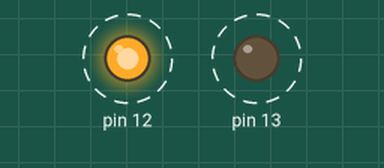
Recording of a sketch running on a simulated Arduino Uno, built with avr-gcc and run on an emulated ATmega328P. Shown: output pins drawn as LEDs (lit = HIGH). Dashed ring = blinking.

Above: at 0.05 s.
Timing chart, 0 to 3.0 s (numbered marks = the images above):
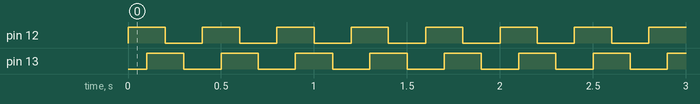

The sketch:

9in1-led-blink.ino
```cpp
void setup() {
  pinMode(12, OUTPUT);
  pinMode(13, OUTPUT);
}

void loop() {
  digitalWrite(12, HIGH);
  delay(100);
  digitalWrite(13, HIGH);
  delay(100);
  digitalWrite(12, LOW);
  delay(100);
  digitalWrite(13, LOW);
  delay(100);
}
```

Measured:
- by itself, pin 12, pin 13: alternates HIGH for 0.20 s and LOW for 0.20 s
